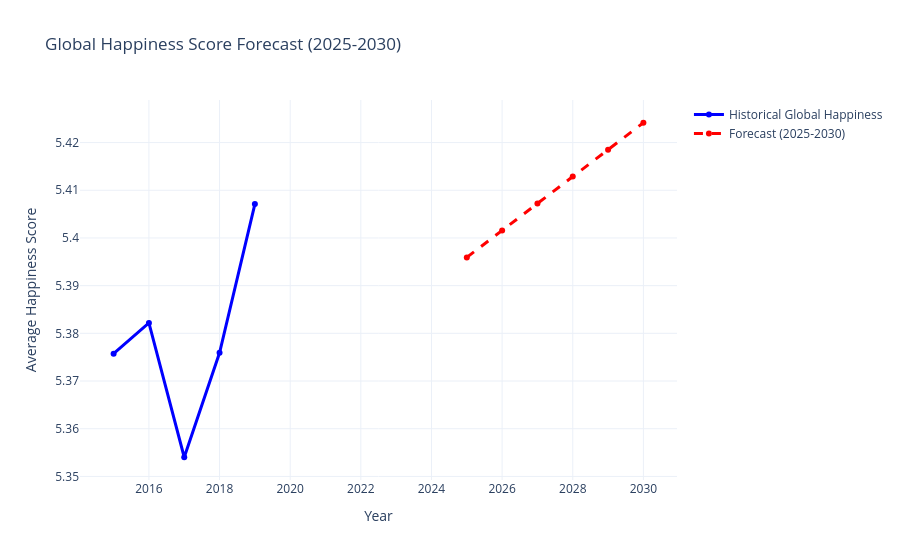

Notebook cell for this chart:
### Markdown cell above
## 6. Time-Series Forecasting
### 6.1 Forecasting Global Happiness (Holt's Linear Trend)
We use exponential smoothing to project the global average happiness score for the next 6 years (2025-2030).

### Code cell
from statsmodels.tsa.holtwinters import ExponentialSmoothing

# Group by year to get global averages
global_trends = (
    df.to_pandas()
    .groupby("year")
    .agg({"happiness_score": "mean"})
    .reset_index()
    .sort_values("year")
)

ts_data = global_trends["happiness_score"].values
years = global_trends["year"].values

# Fit Holt's Linear Trend Model
model_ts = ExponentialSmoothing(
    ts_data, trend="add", seasonal=None, initialization_method="estimated"
)
fit_model = model_ts.fit()

# Forecast next 6 years (2025-2030)
forecast = fit_model.forecast(6)
forecast_years = np.arange(2025, 2031)

# Plotting
fig_forecast = go.Figure()
fig_forecast.add_trace(
    go.Scatter(
        x=years,
        y=ts_data,
        mode="lines+markers",
        name="Historical Global Happiness",
        line={"color": "blue", "width": 3},
    )
)
fig_forecast.add_trace(
    go.Scatter(
        x=forecast_years,
        y=forecast,
        mode="lines+markers",
        name="Forecast (2025-2030)",
        line={"color": "red", "width": 3, "dash": "dash"},
    )
)

fig_forecast.update_layout(
    title="Global Happiness Score Forecast (2025-2030)",
    xaxis_title="Year",
    yaxis_title="Average Happiness Score",
    template="plotly_white",
)
fig_forecast.show()

### Figure 1 — Plotly figure (JSON) as saved in the notebook; plotly's stock layout.template omitted (floating-point values rounded to 4 significant figures)
{"data": [{"line": {"color": "blue", "width": 3}, "mode": "lines+markers", "name": "Historical Global Happiness", "type": "scatter", "x": [2015, 2016, 2017, 2018, 2019], "y": [5.376, 5.382, 5.354, 5.376, 5.407]}, {"line": {"color": "red", "dash": "dash", "width": 3}, "mode": "lines+markers", "name": "Forecast (2025-2030)", "type": "scatter", "x": [2025, 2026, 2027, 2028, 2029, 2030], "y": [5.396, 5.402, 5.407, 5.413, 5.419, 5.424]}], "layout": {"title": {"text": "Global Happiness Score Forecast (2025-2030)"}, "xaxis": {"title": {"text": "Year"}}, "yaxis": {"title": {"text": "Average Happiness Score"}}}}
